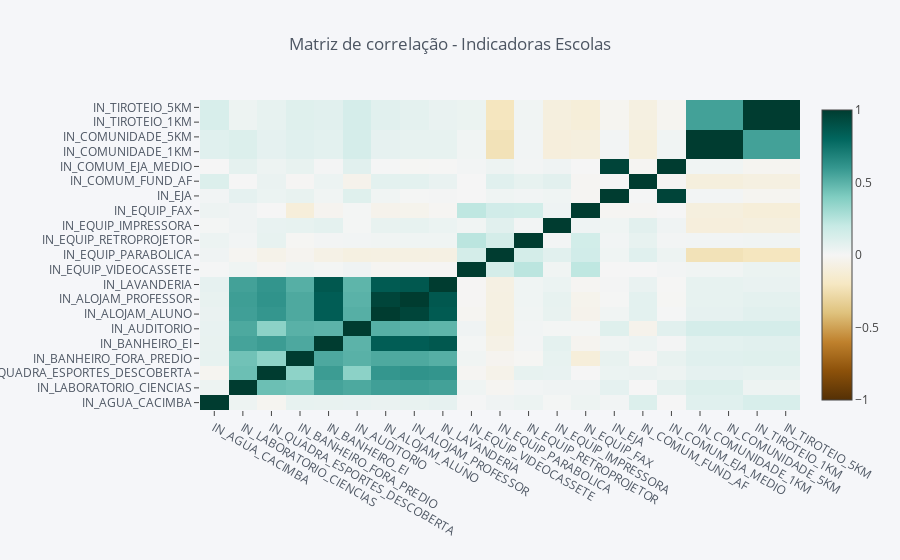

Source (notebook cell):
### Code cell
# layout1 = cf.Layout(
#     height=500,
#     width=1000
# )

corr_indicadoras.iplot(kind='heatmap', margin=dict(l=200, b=150, r=100),
                                               colorscale='brbg', center_scale=0,
                                               title="Matriz de correlação - Indicadoras Escolas")
                      #layout=layout1)

### Figure 1 — Plotly figure (JSON) as saved in the notebook; plotly's stock layout.template omitted (floating-point values rounded to 4 significant figures; data arrays with more than 128 entries replaced by an {"elided": "..."} marker saying what was removed)
{"data": [{"colorscale": [[0, "rgb(84,48,5)"], [0.1, "rgb(140,81,10)"], [0.2, "rgb(191,129,45)"], [0.3, "rgb(223,194,125)"], [0.4, "rgb(246,232,195)"], [0.5, "rgb(245,245,245)"], [0.6, "rgb(199,234,229)"], [0.7, "rgb(128,205,193)"], [0.8, "rgb(53,151,143)"], [0.9, "rgb(1,102,94)"], [1, "rgb(0,60,48)"]], "type": "heatmap", "uid": "4d1c444d-4b5d-4e80-b71e-281800a0eb34", "x": ["IN_AGUA_CACIMBA", "IN_LABORATORIO_CIENCIAS", "IN_QUADRA_ESPORTES_DESCOBERTA", "IN_BANHEIRO_FORA_PREDIO", "IN_BANHEIRO_EI", "IN_AUDITORIO", "IN_ALOJAM_ALUNO", "IN_ALOJAM_PROFESSOR", "IN_LAVANDERIA", "IN_EQUIP_VIDEOCASSETE", "IN_EQUIP_PARABOLICA", "IN_EQUIP_RETROPROJETOR", "IN_EQUIP_IMPRESSORA", "IN_EQUIP_FAX", "IN_EJA", "IN_COMUM_FUND_AF", "IN_COMUM_EJA_MEDIO", "IN_COMUNIDADE_1KM", "IN_COMUNIDADE_5KM", "IN_TIROTEIO_1KM", "IN_TIROTEIO_5KM"], "y": ["IN_AGUA_CACIMBA", "IN_LABORATORIO_CIENCIAS", "IN_QUADRA_ESPORTES_DESCOBERTA", "IN_BANHEIRO_FORA_PREDIO", "IN_BANHEIRO_EI", "IN_AUDITORIO", "IN_ALOJAM_ALUNO", "IN_ALOJAM_PROFESSOR", "IN_LAVANDERIA", "IN_EQUIP_VIDEOCASSETE", "IN_EQUIP_PARABOLICA", "IN_EQUIP_RETROPROJETOR", "IN_EQUIP_IMPRESSORA", "IN_EQUIP_FAX", "IN_EJA", "IN_COMUM_FUND_AF", "IN_COMUM_EJA_MEDIO", "IN_COMUNIDADE_1KM", "IN_COMUNIDADE_5KM", "IN_TIROTEIO_1KM", "IN_TIROTEIO_5KM"], "z": {"elided": "21x21 float values"}, "zmax": 1, "zmin": -1}], "layout": {"legend": {"bgcolor": "#F5F6F9", "font": {"color": "#4D5663"}}, "margin": {"b": 150, "l": 200, "r": 100}, "paper_bgcolor": "#F5F6F9", "plot_bgcolor": "#F5F6F9", "title": {"font": {"color": "#4D5663"}, "text": "Matriz de correlação - Indicadoras Escolas"}, "xaxis": {"gridcolor": "#E1E5ED", "showgrid": true, "tickfont": {"color": "#4D5663"}, "title": {"font": {"color": "#4D5663"}, "text": ""}, "zerolinecolor": "#E1E5ED"}, "yaxis": {"gridcolor": "#E1E5ED", "showgrid": true, "tickfont": {"color": "#4D5663"}, "title": {"font": {"color": "#4D5663"}, "text": ""}, "zerolinecolor": "#E1E5ED"}}}
